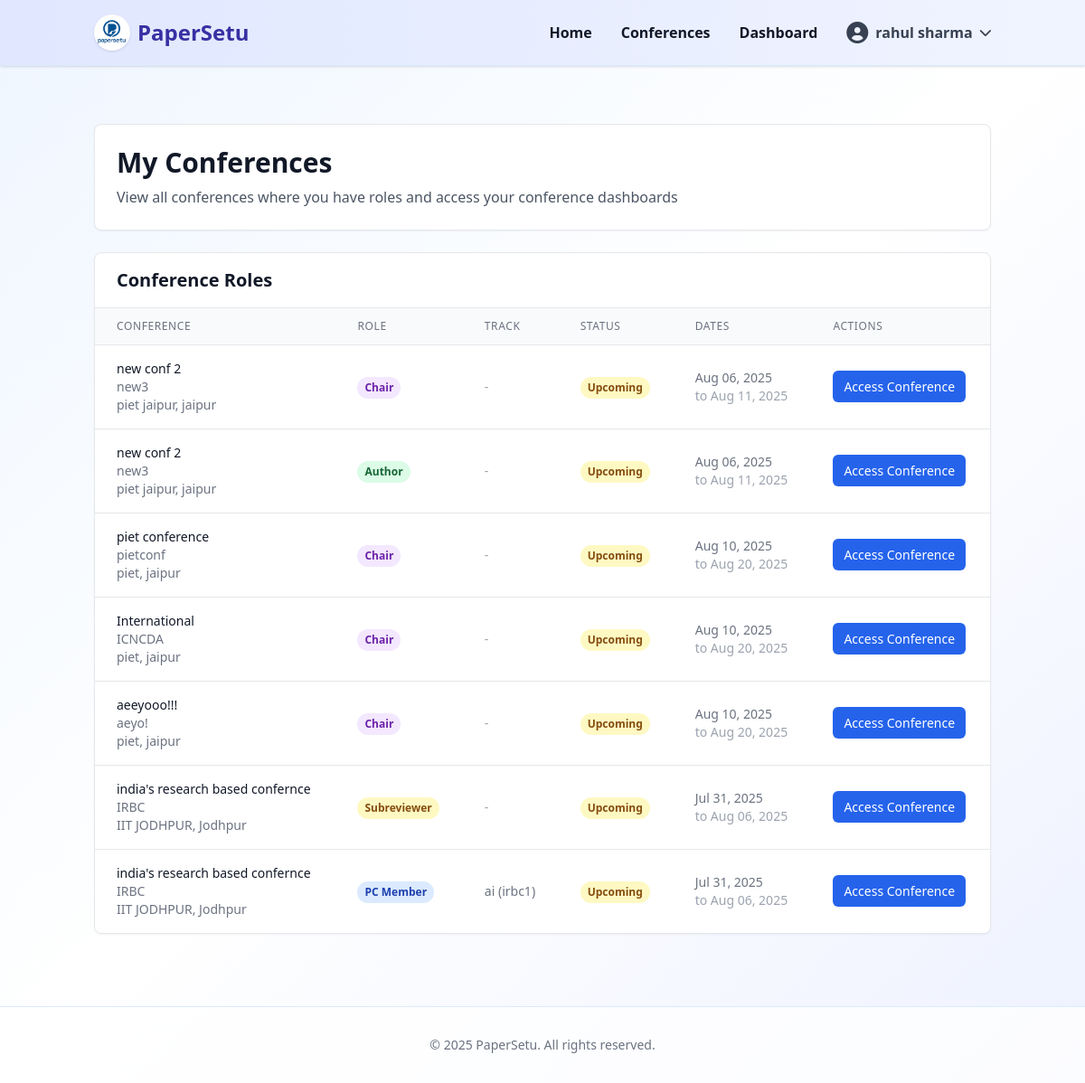
/dashboard/my-conferences/ (signed in), run on the app's committed database.
### accounts/models.py (models this page shows, shortened)
class User(AbstractUser):
    email = models.EmailField(unique=True)
    is_verified = models.BooleanField(default=False)
    otp = models.CharField(max_length=6, blank=True, null=True)
    otp_created_at = models.DateTimeField(blank=True, null=True)

### conference/models.py (models this page shows, shortened)
class Conference(models.Model):
    name = models.CharField(max_length=255)
    acronym = models.CharField(max_length=50, blank=True)
    web_page = models.URLField(blank=True)
    venue = models.CharField(max_length=255, blank=True)
    city = models.CharField(max_length=100, blank=True)
    country = models.CharField(max_length=100, blank=True)
    estimated_submissions = models.IntegerField(null=True, blank=True)
    start_date = models.DateField()
    end_date = models.DateField()
    primary_area = models.CharField(max_length=50, choices=AREA_CHOICES, default='AI')
    secondary_area = models.CharField(max_length=50, choices=AREA_CHOICES, default='AI')
    area_notes = models.TextField(blank=True)
    organizer = models.CharField(max_length=255, blank=True)
    organizer_web_page = models.URLField(blank=True)
    contact_phone = models.CharField(max_length=20, blank=True)
    role = models.CharField(max_length=100, blank=True)
    is_approved = models.BooleanField(default=False)
    requested_by = models.ForeignKey(User, on_delete=models.CASCADE, related_name='requested_conferences', null=True, blank=True)
    description = models.TextField(blank=True)
    chair = models.ForeignKey(User, on_delete=models.CASCADE, related_name='chaired_conferences')
    chair_name = models.CharField(max_length=255, blank=True, help_text="Conference chair's full name")
    chair_email = models.EmailField(blank=True, help_text="Conference chair's email address")
    status = models.CharField(max_length=20, choices=[('upcoming', 'Upcoming'), ('live', 'Live'), ('completed', 'Completed')], default='upcoming')
    invite_link = models.CharField(max_length=255, blank=True)
    created_at = models.DateTimeField(auto_now_add=True)
    paper_submission_deadline = models.DateField(null=True, blank=True)
    paper_format = models.CharField(max_length=10, choices=[('pdf', 'PDF'), ('docx', 'DOCX')], default='pdf')
    contact_email = models.EmailField(blank=True, help_text="Main contact email for the conference")
    registration_fee = models.DecimalField(max_digits=10, decimal_places=2, null=True, blank=True, help_text="Registration fee amount")
    theme_domain = models.CharField(max_length=255, blank=True, help_text="Conference theme or domain")
    blind_review = models.BooleanField(default=True)
    abstract_required = models.BooleanField(default=True)
    multiple_authors_allowed = models.BooleanField(default=True)
    submission_deadline = models.DateTimeField(null=True, blank=True, help_text="Final submission deadline")
    max_paper_length = models.IntegerField(default=10)
    allow_supplementary = models.BooleanField(default=False)
    reviewers_per_paper = models.IntegerField(default=3)
    review_deadline = models.DateTimeField(null=True, blank=True, help_text="Review submission deadline")
    paper_bidding_enabled = models.BooleanField(default=False, help_text="Enable paper bidding for reviewers")
    review_form_enabled = models.BooleanField(default=True)
    confidence_scores_enabled = models.BooleanField(default=True)
    allow_rebuttal_phase = models.BooleanField(default=False, help_text="Enable author rebuttal phase")
    rebuttal_deadline = models.DateTimeField(null=True, blank=True, help_text="Rebuttal submission deadline")
    rebuttal_word_limit = models.IntegerField(default=500, help_text="Word limit for rebuttals")
    decision_deadline = models.DateTimeField(null=True, blank=True, help_text="Final decision deadline")
    camera_ready_deadline = models.DateTimeField(null=True, blank=True, help_text="Camera-ready submission deadline")

class Track(models.Model):
    track_id = models.CharField(max_length=20, unique=True)
    name = models.CharField(max_length=100)
    conference = models.ForeignKey('Conference', on_delete=models.CASCADE, related_name='tracks')
    chair = models.ForeignKey(settings.AUTH_USER_MODEL, on_delete=models.SET_NULL, null=True, blank=True, related_name='chaired_tracks')

### dashboard/views.py (the view, shortened to what this page needs)
# urls.py: path('my-conferences/', views.my_conferences, name='my_conferences'),
@login_required
def my_conferences(request):
    user_roles = UserConferenceRole.objects.filter(user=request.user).select_related('conference')
    conferences_with_roles = []
    for role in user_roles:
        conferences_with_roles.append({
            'conference': role.conference,
            'role': role.role,
            'track': role.track
        })
    pending_confs = Conference.objects.filter(chair=request.user, status='pending')
    chaired_confs = Conference.objects.filter(chair=request.user, is_approved=True)
    for conf in chaired_confs:
        if not any(item['conference'].id == conf.id for item in conferences_with_roles):
            conferences_with_roles.append({
                'conference': conf,
                'role': 'chair',
                'track': None
            })
    return render(request, 'dashboard/my_conferences.html', {'conferences_with_roles': conferences_with_roles})

### templates/dashboard/my_conferences.html (shortened to what this page needs)
{% extends 'dashboard/dashboard.html' %}
{% block content %}
<div class="max-w-6xl mx-auto">
    <div class="bg-white rounded-lg shadow-sm border border-gray-200 p-6 mb-6">
        <h1 class="text-3xl font-bold text-gray-900 mb-2">My Conferences</h1>
        <p class="text-gray-600">View all conferences where you have roles and access your conference dashboards</p>
    </div>
    <div class="bg-white rounded-lg shadow-sm border border-gray-200 overflow-hidden">
        <div class="px-6 py-4 border-b border-gray-200">
            <h2 class="text-xl font-semibold text-gray-900">Conference Roles</h2>
        </div>
        <div class="overflow-x-auto">
            <table class="min-w-full divide-y divide-gray-200">
                <thead class="bg-gray-50">
                    <tr>
                        <th class="px-6 py-3 text-left text-xs font-medium text-gray-500 uppercase tracking-wider">Conference</th>
                        <th class="px-6 py-3 text-left text-xs font-medium text-gray-500 uppercase tracking-wider">Role</th>
                        <th class="px-6 py-3 text-left text-xs font-medium text-gray-500 uppercase tracking-wider">Track</th>
                        <th class="px-6 py-3 text-left text-xs font-medium text-gray-500 uppercase tracking-wider">Status</th>
                        <th class="px-6 py-3 text-left text-xs font-medium text-gray-500 uppercase tracking-wider">Dates</th>
                        <th class="px-6 py-3 text-left text-xs font-medium text-gray-500 uppercase tracking-wider">Actions</th>
                    </tr>
                </thead>
                <tbody class="bg-white divide-y divide-gray-200">
                    {% for item in conferences_with_roles %}
                    <tr class="hover:bg-gray-50">
                        <td class="px-6 py-4">
                            <div>
                                <div class="text-sm font-medium text-gray-900">{{ item.conference.name }}</div>
                                {% if item.conference.acronym %}
                                    <div class="text-sm text-gray-500">{{ item.conference.acronym }}</div>
                                {% endif %}
                                <div class="text-sm text-gray-500">{{ item.conference.venue|default:"TBD" }}{% if item.conference.city %}, {{ item.conference.city }}{% endif %}</div>
                            </div>
                        </td>
                        <td class="px-6 py-4 whitespace-nowrap">
                            <span class="inline-flex px-2 py-1 text-xs font-semibold rounded-full
                                {% if item.role == 'chair' %}bg-purple-100 text-purple-800
                                {% elif item.role == 'pc_member' %}bg-blue-100 text-blue-800
                                {% elif item.role == 'author' %}bg-green-100 text-green-800
                                {% elif item.role == 'subreviewer' %}bg-yellow-100 text-yellow-800
                                {% else %}bg-gray-100 text-gray-800{% endif %}">
                                {% if item.role == 'chair' %}Chair
                                {% elif item.role == 'pc_member' %}PC Member
                                {% elif item.role == 'author' %}Author
                                {% elif item.role == 'subreviewer' %}Subreviewer
                                {% else %}{{ item.role|title }}{% endif %}
                            </span>
                        </td>
                        <td class="px-6 py-4 whitespace-nowrap text-sm text-gray-500">
                            {% if item.track %}
                                {{ item.track.name }} ({{ item.track.track_id }})
                            {% else %}
                                <span class="text-gray-400">-</span>
                            {% endif %}
                        </td>
                        <td class="px-6 py-4 whitespace-nowrap">
                            <span class="inline-flex px-2 py-1 text-xs font-semibold rounded-full
                                {% if item.conference.status == 'upcoming' %}bg-yellow-100 text-yellow-800
                                {% elif item.conference.status == 'live' %}bg-green-100 text-green-800
                                {% elif item.conference.status == 'pending' %}bg-orange-100 text-orange-800
                                {% else %}bg-gray-100 text-gray-800{% endif %}">
                                {{ item.conference.status|title }}
                            </span>
                        </td>
                        <td class="px-6 py-4 whitespace-nowrap text-sm text-gray-500">
                            <div>{{ item.conference.start_date|date:"M d, Y" }}</div>
                            <div class="text-gray-400">to {{ item.conference.end_date|date:"M d, Y" }}</div>
                        </td>
                        <td class="px-6 py-4 whitespace-nowrap text-sm font-medium">
                            {% if not item.conference.is_approved %}
                                <span class="bg-yellow-200 text-yellow-800 px-3 py-1 rounded font-semibold text-xs">Approval Pending</span>
                            {% else %}
                                <a href="{% url 'conference:choose_conference_role' item.conference.id %}"
                                   class="bg-blue-600 hover:bg-blue-700 text-white px-3 py-2 rounded-md text-sm font-medium transition-colors">
                                    Access Conference
                                </a>
                            {% endif %}
                        </td>
                    </tr>
                    {% endfor %}
                </tbody>
            </table>
        </div>
    </div>
</div>
{% endblock %}

### templates/dashboard/dashboard.html (shortened to what this page needs)
{% load static %}
{% load conference_extras %}
<!DOCTYPE html>
<html lang="en">
<head>
    <script src="https://cdn.tailwindcss.com"></script>
    <link href="https://cdnjs.cloudflare.com/ajax/libs/font-awesome/6.0.0/css/all.min.css" rel="stylesheet">
</head>
<body class="bg-gradient-to-br from-blue-50 via-white to-indigo-50 min-h-screen text-gray-900">
    <nav class="gradient-header shadow mb-8 border-b border-blue-100">
        <div class="container mx-auto px-4 py-4 flex justify-between items-center">
            <div class="flex items-center gap-2">
                <img src="{% static 'images/LOGO BG.png' %}" alt="PaperSetu Logo" class="w-10 h-10 rounded-full shadow bg-white">
                <span class="text-2xl font-bold text-indigo-800">PaperSetu</span>
            </div>
            <ul class="flex items-center gap-8 text-base font-semibold">
                <li><a href="/" class="hover:text-blue-600 transition">Home</a></li>
                <li><a href="/conference/" class="hover:text-blue-600 transition">Conferences</a></li>
                <li><a href="/dashboard/" class="hover:text-blue-600 transition">Dashboard</a></li>
                <li class="relative" x-data="{ open: false }">
                    <button @click="open = !open" class="flex items-center space-x-2 text-gray-700 hover:text-blue-600 transition-colors font-semibold">
                        <i class="fas fa-user-circle text-2xl"></i>
                        <span>{{ user.get_full_name|default:user.username }}</span>
                        <i class="fas fa-chevron-down text-sm"></i>
                    </button>
                </li>
            </ul>
        </div>
    </nav>
    <main class="container mx-auto px-4 py-8">
        {% block content %}{% endblock %}
    </main>
    <footer class="w-full bg-white/80 border-t border-blue-100 py-8 mt-12 text-center text-gray-500 text-sm">
        &copy; {% now "Y" %} PaperSetu. All rights reserved.
    </footer>
</body>
</html>

### templates/dashboard/dashboard.html (style rules this page uses)
.gradient-header { background: linear-gradient(90deg, #e0e7ff 0%, #f0f4ff 100%); }

### data on the page
User: get_full_name "rahul sharma"
Conference: conference.name "new conf 2", conference.acronym "new3", conference.venue "piet jaipur", conference.city "jaipur", shows "Chair", conference.status "Upcoming", conference.start_date "Aug 06, 2025", conference.end_date "Aug 11, 2025", is_approved "Access Conference"
Conference: conference.name "piet conference", conference.acronym "pietconf", conference.venue "piet", conference.city "jaipur", shows "Chair", conference.status "Upcoming", conference.start_date "Aug 10, 2025", conference.end_date "Aug 20, 2025", is_approved "Access Conference"
Conference: conference.name "International", conference.acronym "ICNCDA", conference.venue "piet", conference.city "jaipur", shows "Chair", conference.status "Upcoming", conference.start_date "Aug 10, 2025", conference.end_date "Aug 20, 2025", is_approved "Access Conference"
Conference: conference.name "aeeyooo!!!", conference.acronym "aeyo!", conference.venue "piet", conference.city "jaipur", shows "Chair", conference.status "Upcoming", conference.start_date "Aug 10, 2025", conference.end_date "Aug 20, 2025", is_approved "Access Conference"
Conference: conference.name "india's research based confernce", conference.acronym "IRBC", conference.venue "IIT JODHPUR", conference.city "Jodhpur", shows "Subreviewer", conference.status "Upcoming", conference.start_date "Jul 31, 2025", conference.end_date "Aug 06, 2025", is_approved "Access Conference", track.name "ai", track.track_id "irbc1"
